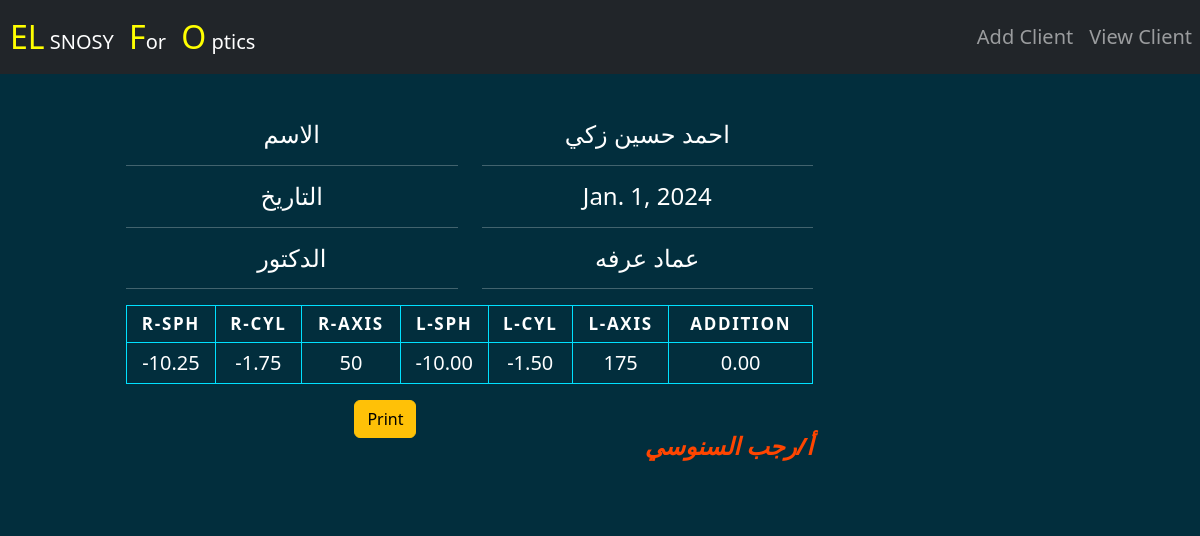
The page /ViewDetailsForCient/2/ on the database its author committed.
### shop/models.py (models this page shows, shortened)
class Clients(models.Model):
    name = models.CharField(max_length=100)
    phone = models.CharField(max_length=11, blank=True)
    address = models.CharField(max_length=200, blank=True)
    date = models.DateField()
    doctor = models.CharField(max_length=100)
    right_sph = models.DecimalField(
        max_digits=5, decimal_places=2, blank=True, null=True)
    right_cyl = models.DecimalField(
        max_digits=5, decimal_places=2, blank=True, null=True)
    right_axis = models.IntegerField(blank=True, null=True)
    left_sph = models.DecimalField(
        max_digits=5, decimal_places=2, blank=True, null=True)
    left_cyl = models.DecimalField(
        max_digits=5, decimal_places=2, blank=True, null=True)
    left_axis = models.IntegerField(blank=True, null=True)
    addition = models.DecimalField(
        max_digits=5, decimal_places=2, blank=True, null=True)

### shop/views.py (the view)
# urls.py: path('ViewDetailsForCient/<int:client_id>/',ViewDetailsForCient, name="ViewDetailsForCient"),
def ViewDetailsForCient(request, client_id):
    client=Clients.objects.get(id=client_id)
    context={'client':client}
    return render(request,"ViewDetailsForClient.html",context)

### elsnosyshop/templates/ViewDetailsForClient.html (shortened to what this page needs)
{% load static %}
<!DOCTYPE html>
<html lang="en">
<head>
<link rel="stylesheet" href="{% static 'Css/all.min.css' %}">
<link rel="stylesheet" href="{% static 'Css/bootstrap.min.css' %}">
<link rel="stylesheet" href="{% static 'Css/style.css' %}">
<link rel="stylesheet" href="{% static 'fonts/Creattion Demo.otf' %}">
</head>
<body>
    <nav class="navbar navbar-expand-lg navbar-dark bg-dark fixed-top">
        <a class="navbar-brand" href="{% url 'index'%}"><span class="head">EL</span>
            SNOSY
            <span class="head">F</span>or
            <span class="head">O</span>
            ptics
        </a>
        <div class="collapse navbar-collapse" id="navbarSupportedContent">
        <ul class="navbar-nav ms-auto">
            <li class="nav-item active">
                <a class="nav-link" href="{% url 'index'%}">Add Client <span class="sr-only">(current)</span></a>
            </li>
            <li class="nav-item">
                <a class="nav-link" href="{% url 'ViewClient'%}">View Client</a>
            </li>
        </ul>
        </div>
    </nav>
    <div class="container my-4">
        <div class="row p-5">
            <div class="col-md-9  rounded-5 p-5 text-center text-black">
           <div class="row">
               <div class="col-md-6   text-white">
            <h4>الاسم</h4>
            <hr>
            <h4>التاريخ</h4>
            <hr>
            <h4>الدكتور</h4>
            <hr>
           </div>
               <div class="col-md-6  text-white">
                <h4>{{client.name}}</h4>
                <hr>
                <h4>{{client.date}}</h4>
                <hr>
                <h4>{{client.doctor}}</h4>
                <hr>
               </div>
           </div>
                <table class="text-black">
                    <thead>
                        <tr>
                            <th>
                                R-Sph
                            </th>
                            <th>
                                R-Cyl
                            </th>
                            <th>
                                R-Axis
                            </th>
                            <th>
                                L-Sph
                            </th>
                            <th>
                                L-Cyl
                            </th>
                            <th>
                                L-Axis
                            </th>
                            <th>
                                Addition
                            </th>
                        </tr>
                    </thead>
                    <tbody>
                        <tr>
                            <td>{{client.right_sph}}</td>
                            <td>
                                {{client.right_cyl}}
                            </td>
                            <td>
                                {{client.right_axis}}
                            </td>
                            <td>
                                {{client.left_sph}}
                            </td>
                            <td>
                                {{client.left_cyl}}
                            </td>
                            <td>
                                {{client.left_axis}}
                            </td>
                            <td>
                                {{client.addition}}
                            </td>
                        </tr>
                    </tbody>
                </table>
                <button class="btn btn-warning my-3" onclick="window.print()">Print</button>
                <div class="float-end">
                    <h5 class=" my-5 sign">أ/رجب السنوسي</h5>
                </div>
                <div class="clearfix"></div>
            </div>
        </div>
    </div>
</body>
</html>

### elsnosyshop/static/Css/style.css (style rules this page uses)
body { font-style: normal; font-weight: 500; font-size: 20px; background-color: rgb(2, 46, 61); color: #fff; }
table { border: 1px solid #ccc; color: #000; border-collapse: collapse; margin: 0; padding: 0; width: 100%; }
.head { color: yellow; font-size: 2rem; margin-left: 10px; }
table tr { background-color: transparent; color: #ffffff; border: 1px solid #ddd; text-align: center; }
table th, table td { text-align: center; border: 1px solid rgb(0, 225, 255); padding: 5px; }
table th { font-size: .85em; letter-spacing: .1em; text-transform: uppercase; }
.sign { font-family: ; font-style: italic; font-weight: 600; color: orangered; font-size: 1.5rem; }

### rows shown on the page
Clients: name "احمد حسين زكي", date "Jan. 1, 2024", doctor "عماد عرفه", right_sph "-10.25", right_cyl "-1.75", right_axis "50", left_sph "-10.00", left_cyl "-1.50", left_axis "175", addition "0.00"
